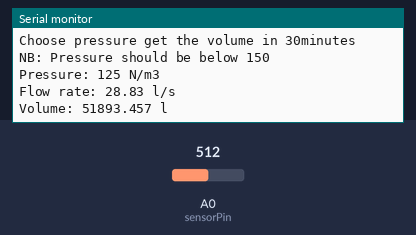
Simulated run of this sketch. Board: Arduino Uno, built with avr-gcc and run on an emulated ATmega328P. On the bench: the last lines printed to the serial monitor. The test bench sets the inputs (shaded band); at power-on: A0 (sensorPin) = 512.

Above: at 2.2 s.
2.3 s: A0 (sensorPin) set to 595
At 4.3 s:
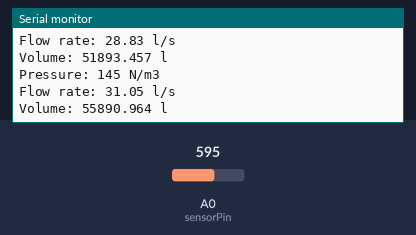
5.0 s: A0 (sensorPin) set to 621
At 5.5 s:
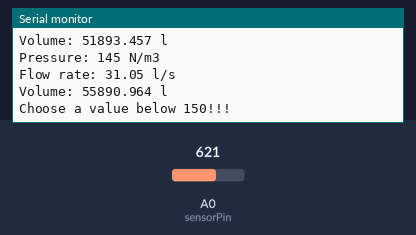

The sketch:

FlowSensor.ino
```cpp
//------------------------------------------------------//
// Project: Refueling simulation with flow sensor
// Developped: Ebude
// Date: 24/08/2018
// -----------------------------------------------------//


//---------------Initialisation of variables------------//

int sensorPin = A0; // pin on which the pressure guage is connected to the arduino
float vol = 0; // volume in a tank after a certain time
int sensorValue = 0; // pressure value read from the pressure gauge

float P1=0; // initial pressure

// characteristics of the flow cylinder
int rho=832; // Density of diesel
const float D1=0.04; // diameter of cylinder
const float D2=0.018; //diameter of guage cylinder
const float pi= 3.14; //pi
const int time=1800; // 30mins
float d, CD, a2, a1, FR, s; // d=diameter ratio, CD= ,  a1 and a2 are areas

//------------------------------------------------------//


void setup() {
  // prepare serial communication
  Serial.begin(9600);
  Serial.print("Choose pressure get the volume in 30minutes");
  Serial.println();
  Serial.print("NB: Pressure should be below 150");
  Serial.println();
  Serial.println();
  delay(1000);


}

void loop() {
  // read value from the pressure gauge
  sensorValue  = ((analogRead(sensorPin)*54/1023)-2)*5; //transforming bits to value

  // when a value more than 150 is selected signal
  if (sensorValue<0){
   Serial.print("Choose a value below 150!!!");
   Serial.println();
   Serial.println();
  }

  // when the right value is selected
  else{
  // print value
  Serial.print("Pressure: ");
  Serial.print(sensorValue);
  Serial.print(" N/m3");
  Serial.println();

  //-------------Calculations-----------------------//
  a1=pi*D1*D1/4.0;
  a2=pi*D2*D2/4.0;
  CD=a2/a1;
  d=D2/D1;
  s=(2*(sensorValue-P1))/(rho*(1-(d*d*d*d)));
  FR=CD*a2*sqrt(s)*1000000;

  //-----------------------------------------------//

  Serial.print("Flow rate: ");
  Serial.print(FR, 2);
  Serial.print(" l/s");
  Serial.println();

  vol = FR*time;

  Serial.print("Volume: ");
  Serial.print(vol, 3);
  Serial.print(" l");
  Serial.println();
  Serial.println();
  }


 delay(2000);
}
```

Measured:
- the behaviour switches between 606 and 607 on A0 (sensorPin) (found by bisection; images 1 and 2)
- after the input at 2.3 s, the serial monitor: prints a new line after 0.72 s (image 1)
- after the input at 5.0 s, the serial monitor: prints a new line at once (image 2)
